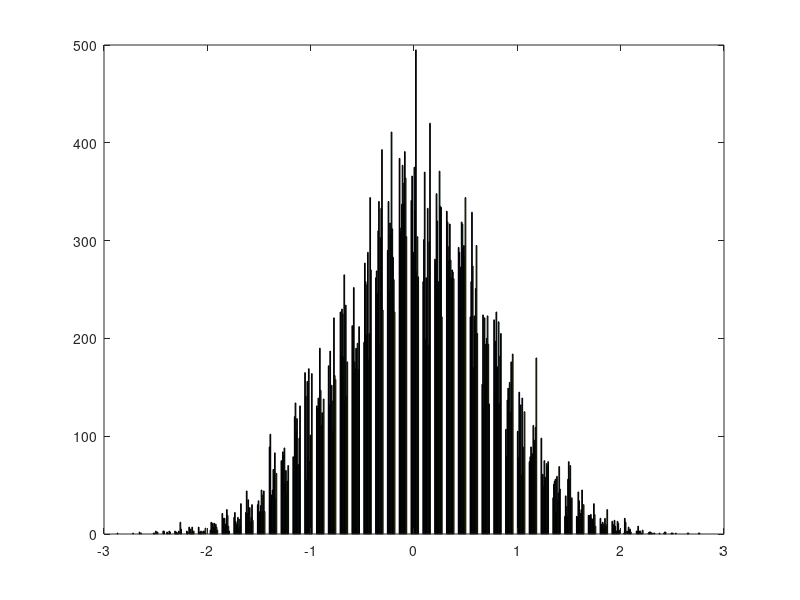
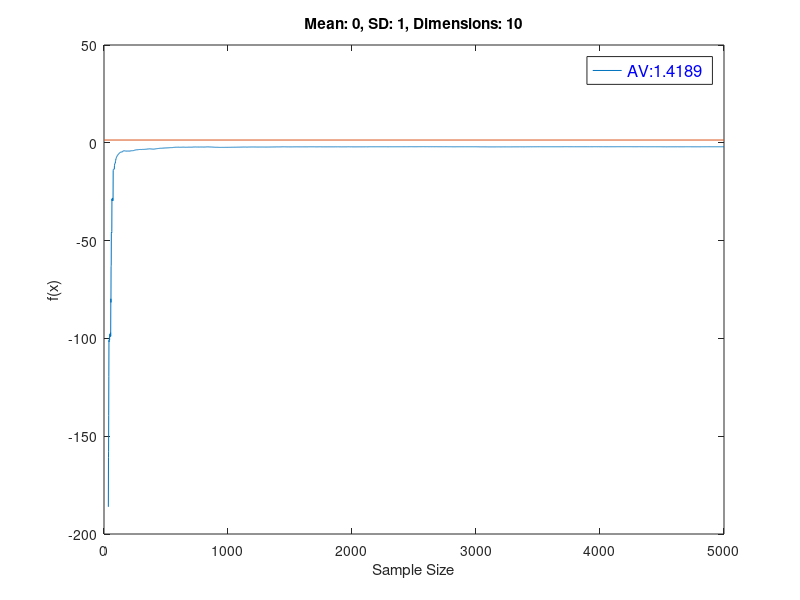

Source code (MATLAB) for these figures, in order:
%Multivariate MCMC
%function for analytic value
f=@(x) .5*log(2*pi*exp(1)*(x));

%initialization
sampleSize=5000;
%dimensions>1
dim=10;
mean=0;
sd=1;
start=zeros(1, dim);

%target distribution, [chainSize 1] vector
pdf=@(x) mvnpdf(x, zeros(1,dim), eye(dim));
%proposal pdf, [chainSize 1] vector
proppdf=@(x,y) prod(mvnpdf(mean, sd));
%random number generator, [chainSize dim] matrix
proprnd=@(x) normrnd(mean, sd, 1, dim);

%gather samples, returns size [sampleSize dim]
sample=mhsample(start, sampleSize, 'logpdf', pdf, 'proppdf', proppdf, 'proprnd', proprnd);

%display expected covariance of samples and determinant of covariance
c=cov(sample);
determinant=det(c)
f(determinant)

%initialize temp to hold samples
temp=zeros(sampleSize, 1);

%for each sample
for i=1:sampleSize
    %calculate covariance and determinant of preceding samples
    sam=sample(1:i, :);
    size(sam);
    co=cov(sam);
    d=det(co);
    temp(i)=f(d);
end
%analytic value
sdi=eye(dim)*sd^2;
analyticVal=f(det(sdi));

figure;
hist(sample, 50);

%plotting f(x) at each sample
figure;
plot(1:sampleSize, temp);
hold on;
plot([0 sampleSize], [analyticVal analyticVal]);
hold off;
title(['Mean: ', num2str(mean),', SD: ', num2str(sd),', Dimensions: ', num2str(dim)]);
ylabel('f(x)');
xlabel('Sample Size');
legend({strcat('AV: ', num2str(analyticVal))}, 'FontSize', 12, 'TextColor', 'blue');
